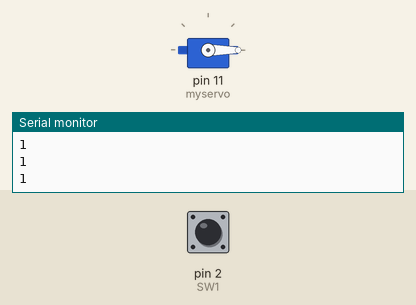
Simulated run of this sketch. Board: Arduino Uno, built with avr-gcc and run on an emulated ATmega328P. Shown: servo, the last lines printed to the serial monitor. The inputs (shaded band) are chosen by the test bench; at power-on: pin 2 (SW1) HIGH.

Above: at 1.2 s.
1.3 s: pin 2 (SW1) pulled LOW for 0.15 s
At 1.91 s:
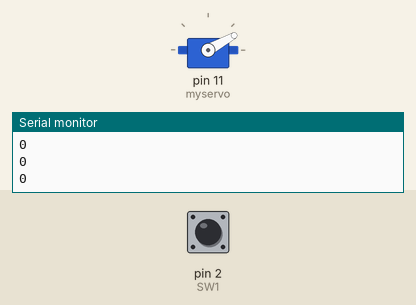
At 2.52 s:
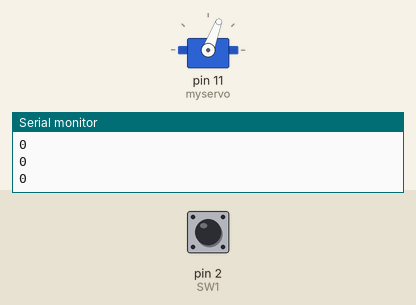
4.3 s: pin 2 (SW1) pulled LOW for 1 s
At 5.7 s:
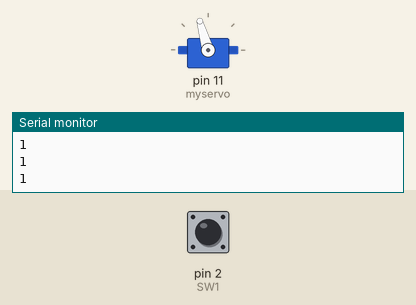
Timing chart, 0 to 7.3 s (numbered marks = the images above; inputs shaded):
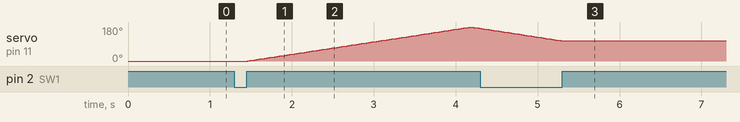

The sketch:

servos.ino
```cpp
// the PWM pin the LED is attached to

#include <Servo.h>


int buttonState = 0;
int number = 0;
int lastButtonState = 0;
int SW1 = 2;
int on_off = 0;
int pos = 0;    // variable to store the servo position
int pos_mov = 1;
Servo myservo;

// the setup routine runs once when you press reset:
void setup() {
  // declare pin 9 to be an output:
  pinMode(SW1, INPUT_PULLUP);
  myservo.attach(11);
  Serial.begin(9600);
}


// the loop routine runs over and over again forever:
void loop() {
  buttonState = digitalRead(SW1);

  // adds to the number if the button is pressed
  if (lastButtonState == 0 & buttonState == 1)
  {
    number++;
  }

  // if number % 2 is 0 --> normal procedure
  if (number % 2 == 0)
  {
    // change the brightness for next time through the loop:
    pos =pos+pos_mov;
    myservo.write(pos);

    if (pos == 0 || pos == 180)
    {
      pos_mov = -pos_mov;
    }
  }

  // if number % 2 is 0 --> turns off
  else if (number % 2 == 1)
  {
    myservo.write(pos);
  }

  // keeps track of previous state and current state
  lastButtonState = buttonState;
  on_off = number % 2;


  // wait for 30 milliseconds to see the dimming effect
  delay(15);
  Serial.println(on_off);
}
```

Measured:
- after the input at 1.3 s, servo on pin 11 (myservo): rises from 0° to 179° in 2.7 s, then falls to 173° in 0.12 s
- after the input at 4.3 s, servo on pin 11 (myservo): goes on until 5.3 s, then stays 106°
